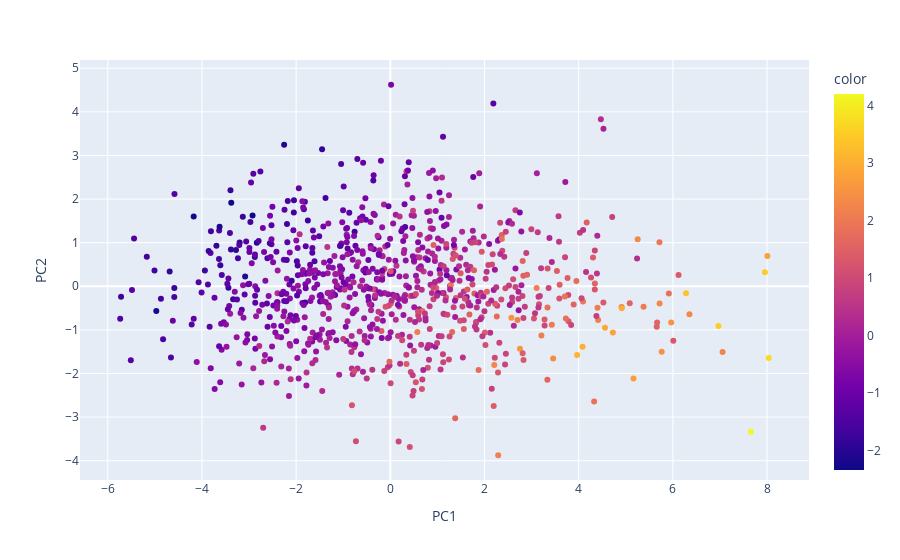

Notebook code cell kept with this figure:
### Code cell
pca = PCA(n_components=3)
components = pca.fit_transform(scaled_df)
labels = {
    'x':'PC1', 'y':'PC2'
}
fig = px.scatter(
    x = components[:, 0],
    y = components[:, 1],
    color=scaled_df['xobp'],
    labels=labels
)
# fig.update_traces(diagonal_visible=False)
fig.show()

### Figure 1 — Plotly figure (JSON) as saved in the notebook; plotly's stock layout.template omitted (floating-point values rounded to 4 significant figures; data arrays with more than 128 entries replaced by an {"elided": "..."} marker saying what was removed)
{"data": [{"hovertemplate": "PC1=%{x}<br>PC2=%{y}<br>color=%{marker.color}<extra></extra>", "legendgroup": "", "marker": {"color": {"elided": "850 float values"}, "coloraxis": "coloraxis", "symbol": "circle"}, "mode": "markers", "name": "", "orientation": "v", "showlegend": false, "type": "scatter", "x": {"elided": "850 float values"}, "xaxis": "x", "y": {"elided": "850 float values"}, "yaxis": "y"}], "layout": {"autosize": true, "coloraxis": {"colorbar": {"title": {"text": "color"}}, "colorscale": [[0, "#0d0887"], [0.1111, "#46039f"], [0.2222, "#7201a8"], [0.3333, "#9c179e"], [0.4444, "#bd3786"], [0.5556, "#d8576b"], [0.6667, "#ed7953"], [0.7778, "#fb9f3a"], [0.8889, "#fdca26"], [1, "#f0f921"]]}, "legend": {"tracegroupgap": 0}, "margin": {"t": 60}, "xaxis": {"anchor": "y", "autorange": true, "domain": [0, 1], "range": [-6.558, 8.858], "title": {"text": "PC1"}, "type": "linear"}, "yaxis": {"anchor": "x", "autorange": true, "domain": [0, 1], "range": [-4.478, 5.223], "title": {"text": "PC2"}, "type": "linear"}}}
